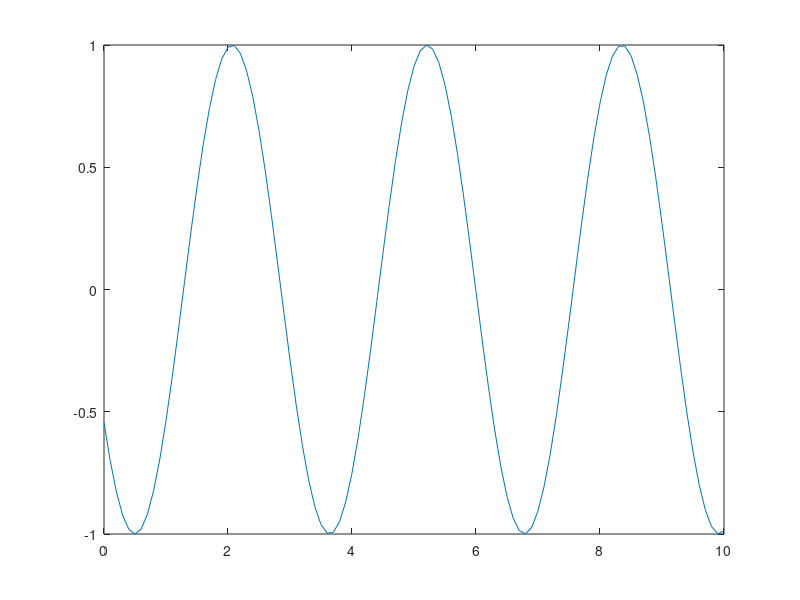

This chart was generated by the following MATLAB code:
% MATLAB TYP
% $ Por: Jorge De Los Santos $
close all;clear all;clc;
x=0:0.1:10;
for i=1:0.1:10
    plot(x,sin(2*x+i));
    pause(0.05);
end
